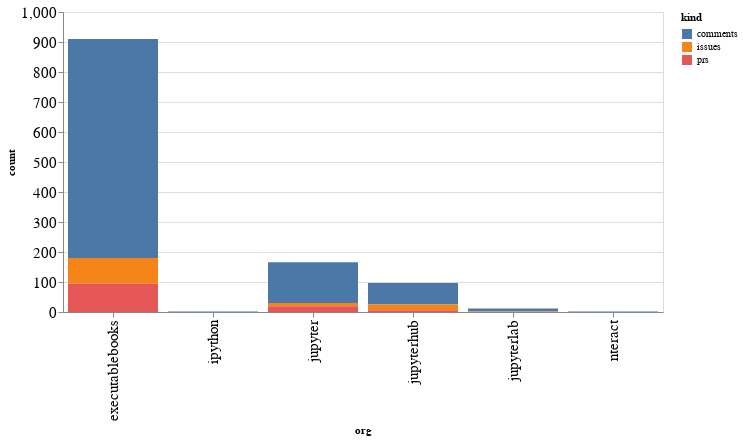

The cell this chart's notebook holds for it:
### Code cell
alt.Chart(org_summaries, width=600).mark_bar().encode(
    x='org',
    y='count',
    color='kind',
    tooltip="org"
)

### Figure 1 — Vega-Lite specification as saved in the notebook (floating-point values rounded to 4 significant figures)
{"config": {"axisLeft": {"labelFontSize": 15}, "axisBottom": {"labelFontSize": 15}}, "data": {"name": "data-25200600a1c07843d420c22581e831ba"}, "mark": "bar", "encoding": {"color": {"type": "nominal", "field": "kind"}, "tooltip": {"type": "nominal", "field": "org"}, "x": {"type": "nominal", "field": "org"}, "y": {"type": "quantitative", "field": "count"}}, "width": 600, "$schema": "https://vega.github.io/schema/vega-lite/v4.8.1.json", "datasets": {"data-25200600a1c07843d420c22581e831ba": [{"org": "executablebooks", "kind": "comments", "count": 730}, {"org": "executablebooks", "kind": "issues", "count": 86}, {"org": "executablebooks", "kind": "prs", "count": 94}, {"org": "ipython", "kind": "comments", "count": 2}, {"org": "jupyter", "kind": "comments", "count": 136}, {"org": "jupyter", "kind": "issues", "count": 11}, {"org": "jupyter", "kind": "prs", "count": 19}, {"org": "jupyterhub", "kind": "comments", "count": 72}, {"org": "jupyterhub", "kind": "issues", "count": 19}, {"org": "jupyterhub", "kind": "prs", "count": 6}, {"org": "jupyterlab", "kind": "comments", "count": 10}, {"org": "jupyterlab", "kind": "issues", "count": 2}, {"org": "nteract", "kind": "comments", "count": 2}]}}
